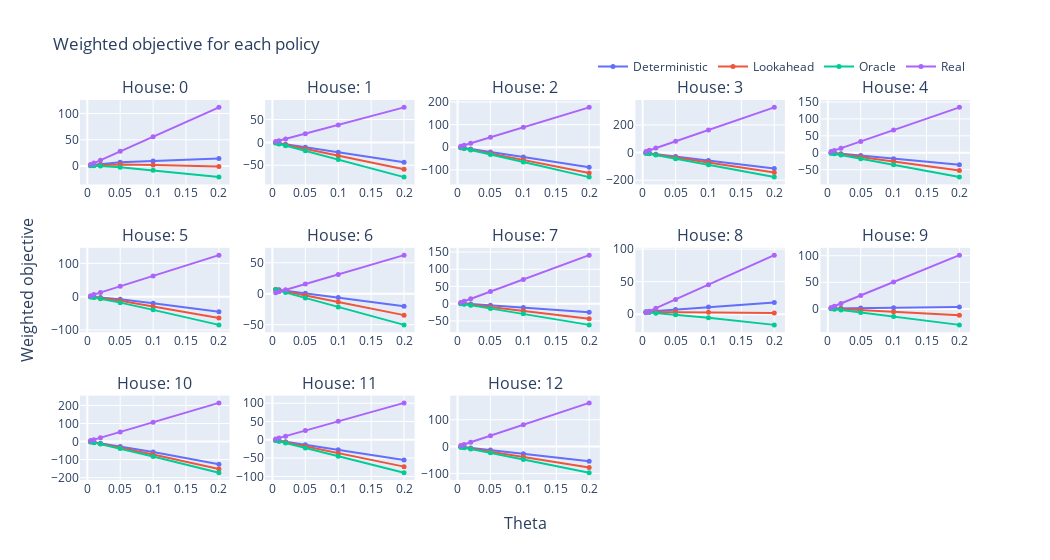

Here is the notebook cell this chart was saved with:
### Code cell
fig = make_subplots(rows=3, cols=5, subplot_titles=['House: {}'.format(i) for i in range(len(results_mean.instance.unique()))],
                    x_title="Theta", y_title="Weighted objective")

i=0
colors = px.colors.qualitative.Plotly
color_map = {p: colors[i] for i,p in enumerate(results_mean.policy.unique())}
for row in range(1,4):
    for col in range(1,6):
        
        if i > 12:
            continue
        
        data = results_mean[results_mean.instance==i].drop(columns=['instance'])
        
        for p in data.policy.unique():
            data2 = data[data.policy == p]
            
            fig.add_trace(
                go.Scatter(x=data2.theta, y=data2.objective, legendgroup=p, name=p, line_color=color_map[p], showlegend= not i, line_width=2, marker_size=5),
                row=row, col=col
            )

    
            #fig.update_yaxes(type="log")
        i += 1

fig.update_layout(height=800*0.7, width=1500*0.7, title_text="Weighted objective for each policy", )
fig.update_layout(legend=dict(
        orientation="h",
        yanchor="bottom",
        y=1.05,
        xanchor="right",
        x=1
    ))
fig.for_each_xaxis(lambda axis: axis.title.update(font=dict(size=12)))
fig.for_each_yaxis(lambda axis: axis.title.update(font=dict(size=12)))

fig.show()
fig.write_image("../Soportes documento/Graficas ppt/objective_thetas.png", scale=2, height = 700, width=1300)
fig.write_image("../Soportes documento/Graficas documento/objective_thetas.png", scale=2, height = 800*0.7, width=1500*0.7)

### Figure 1 — Plotly figure (JSON) as saved in the notebook; plotly's stock layout.template omitted (floating-point values rounded to 4 significant figures)
{"data": [{"legendgroup": "Deterministic", "line": {"color": "#636EFA", "width": 2}, "marker": {"size": 5}, "name": "Deterministic", "showlegend": true, "type": "scatter", "x": [0.005, 0.01, 0.02, 0.05, 0.1, 0.2], "xaxis": "x", "y": [1.407, 2.028, 3.242, 7.011, 9.776, 14.53], "yaxis": "y"}, {"legendgroup": "Lookahead", "line": {"color": "#EF553B", "width": 2}, "marker": {"size": 5}, "name": "Lookahead", "showlegend": true, "type": "scatter", "x": [0.005, 0.01, 0.02, 0.05, 0.1, 0.2], "xaxis": "x", "y": [1.13, 1.399, 2.059, 3.154, 1.919, -0.8692], "yaxis": "y"}, {"legendgroup": "Oracle", "line": {"color": "#00CC96", "width": 2}, "marker": {"size": 5}, "name": "Oracle", "showlegend": true, "type": "scatter", "x": [0.005, 0.01, 0.02, 0.05, 0.1, 0.2], "xaxis": "x", "y": [0.6284, 0.4683, 0.05341, -2.316, -8.168, -21.02], "yaxis": "y"}, {"legendgroup": "Real", "line": {"color": "#AB63FA", "width": 2}, "marker": {"size": 5}, "name": "Real", "showlegend": true, "type": "scatter", "x": [0.005, 0.01, 0.02, 0.05, 0.1, 0.2], "xaxis": "x", "y": [2.791, 5.583, 11.17, 27.91, 55.83, 111.7], "yaxis": "y"}, {"legendgroup": "Deterministic", "line": {"color": "#636EFA", "width": 2}, "marker": {"size": 5}, "name": "Deterministic", "showlegend": false, "type": "scatter", "x": [0.005, 0.01, 0.02, 0.05, 0.1, 0.2], "xaxis": "x2", "y": [-0.6036, -1.689, -3.859, -10.41, -21.29, -43.59], "yaxis": "y2"}, {"legendgroup": "Lookahead", "line": {"color": "#EF553B", "width": 2}, "marker": {"size": 5}, "name": "Lookahead", "showlegend": false, "type": "scatter", "x": [0.005, 0.01, 0.02, 0.05, 0.1, 0.2], "xaxis": "x2", "y": [-0.9604, -2.468, -5.417, -14.27, -28.99, -58.6], "yaxis": "y2"}, {"legendgroup": "Oracle", "line": {"color": "#00CC96", "width": 2}, "marker": {"size": 5}, "name": "Oracle", "showlegend": false, "type": "scatter", "x": [0.005, 0.01, 0.02, 0.05, 0.1, 0.2], "xaxis": "x2", "y": [-1.42, -3.322, -7.126, -18.54, -37.58, -75.97], "yaxis": "y2"}, {"legendgroup": "Real", "line": {"color": "#AB63FA", "width": 2}, "marker": {"size": 5}, "name": "Real", "showlegend": false, "type": "scatter", "x": [0.005, 0.01, 0.02, 0.05, 0.1, 0.2], "xaxis": "x2", "y": [1.919, 3.838, 7.677, 19.19, 38.38, 76.77], "yaxis": "y2"}, {"legendgroup": "Deterministic", "line": {"color": "#636EFA", "width": 2}, "marker": {"size": 5}, "name": "Deterministic", "showlegend": false, "type": "scatter", "x": [0.005, 0.01, 0.02, 0.05, 0.1, 0.2], "xaxis": "x3", "y": [-1.014, -3.148, -7.407, -20.58, -43.2, -88.5], "yaxis": "y3"}, {"legendgroup": "Lookahead", "line": {"color": "#EF553B", "width": 2}, "marker": {"size": 5}, "name": "Lookahead", "showlegend": false, "type": "scatter", "x": [0.005, 0.01, 0.02, 0.05, 0.1, 0.2], "xaxis": "x3", "y": [-1.639, -4.469, -10.05, -26.94, -55.55, -113.3], "yaxis": "y3"}, {"legendgroup": "Oracle", "line": {"color": "#00CC96", "width": 2}, "marker": {"size": 5}, "name": "Oracle", "showlegend": false, "type": "scatter", "x": [0.005, 0.01, 0.02, 0.05, 0.1, 0.2], "xaxis": "x3", "y": [-2.126, -5.368, -11.87, -31.55, -64.8, -131.8], "yaxis": "y3"}, {"legendgroup": "Real", "line": {"color": "#AB63FA", "width": 2}, "marker": {"size": 5}, "name": "Real", "showlegend": false, "type": "scatter", "x": [0.005, 0.01, 0.02, 0.05, 0.1, 0.2], "xaxis": "x3", "y": [4.408, 8.816, 17.63, 44.08, 88.16, 176.3], "yaxis": "y3"}, {"legendgroup": "Deterministic", "line": {"color": "#636EFA", "width": 2}, "marker": {"size": 5}, "name": "Deterministic", "showlegend": false, "type": "scatter", "x": [0.005, 0.01, 0.02, 0.05, 0.1, 0.2], "xaxis": "x4", "y": [-2.564, -5.448, -11.21, -28.56, -57.52, -115.5], "yaxis": "y4"}, {"legendgroup": "Lookahead", "line": {"color": "#EF553B", "width": 2}, "marker": {"size": 5}, "name": "Lookahead", "showlegend": false, "type": "scatter", "x": [0.005, 0.01, 0.02, 0.05, 0.1, 0.2], "xaxis": "x4", "y": [-3.241, -6.912, -14.14, -35.89, -72.15, -144.9], "yaxis": "y4"}, {"legendgroup": "Oracle", "line": {"color": "#00CC96", "width": 2}, "marker": {"size": 5}, "name": "Oracle", "showlegend": false, "type": "scatter", "x": [0.005, 0.01, 0.02, 0.05, 0.1, 0.2], "xaxis": "x4", "y": [-4.105, -8.528, -17.38, -43.98, -88.37, -177.5], "yaxis": "y4"}, {"legendgroup": "Real", "line": {"color": "#AB63FA", "width": 2}, "marker": {"size": 5}, "name": "Real", "showlegend": false, "type": "scatter", "x": [0.005, 0.01, 0.02, 0.05, 0.1, 0.2], "xaxis": "x4", "y": [8.202, 16.4, 32.81, 82.02, 164.0, 328.1], "yaxis": "y4"}, {"legendgroup": "Deterministic", "line": {"color": "#636EFA", "width": 2}, "marker": {"size": 5}, "name": "Deterministic", "showlegend": false, "type": "scatter", "x": [0.005, 0.01, 0.02, 0.05, 0.1, 0.2], "xaxis": "x5", "y": [-0.4225, -1.315, -3.104, -8.477, -17.43, -35.4], "yaxis": "y5"}, {"legendgroup": "Lookahead", "line": {"color": "#EF553B", "width": 2}, "marker": {"size": 5}, "name": "Lookahead", "showlegend": false, "type": "scatter", "x": [0.005, 0.01, 0.02, 0.05, 0.1, 0.2], "xaxis": "x5", "y": [-0.8151, -2.188, -4.847, -12.82, -26.11, -52.71], "yaxis": "y5"}, {"legendgroup": "Oracle", "line": {"color": "#00CC96", "width": 2}, "marker": {"size": 5}, "name": "Oracle", "showlegend": false, "type": "scatter", "x": [0.005, 0.01, 0.02, 0.05, 0.1, 0.2], "xaxis": "x5", "y": [-1.333, -3.138, -6.747, -17.58, -35.65, -71.98], "yaxis": "y5"}, {"legendgroup": "Real", "line": {"color": "#AB63FA", "width": 2}, "marker": {"size": 5}, "name": "Real", "showlegend": false, "type": "scatter", "x": [0.005, 0.01, 0.02, 0.05, 0.1, 0.2], "xaxis": "x5", "y": [3.351, 6.703, 13.41, 33.51, 67.03, 134.1], "yaxis": "y5"}, {"legendgroup": "Deterministic", "line": {"color": "#636EFA", "width": 2}, "marker": {"size": 5}, "name": "Deterministic", "showlegend": false, "type": "scatter", "x": [0.005, 0.01, 0.02, 0.05, 0.1, 0.2], "xaxis": "x6", "y": [-0.1938, -1.025, -2.646, -7.809, -19.69, -45.2], "yaxis": "y6"}, {"legendgroup": "Lookahead", "line": {"color": "#EF553B", "width": 2}, "marker": {"size": 5}, "name": "Lookahead", "showlegend": false, "type": "scatter", "x": [0.005, 0.01, 0.02, 0.05, 0.1, 0.2], "xaxis": "x6", "y": [-0.5655, -1.837, -4.31, -12.59, -29.41, -64.38], "yaxis": "y6"}, {"legendgroup": "Oracle", "line": {"color": "#00CC96", "width": 2}, "marker": {"size": 5}, "name": "Oracle", "showlegend": false, "type": "scatter", "x": [0.005, 0.01, 0.02, 0.05, 0.1, 0.2], "xaxis": "x6", "y": [-1.03, -2.708, -6.207, -17.93, -39.66, -84.72], "yaxis": "y6"}, {"legendgroup": "Real", "line": {"color": "#AB63FA", "width": 2}, "marker": {"size": 5}, "name": "Real", "showlegend": false, "type": "scatter", "x": [0.005, 0.01, 0.02, 0.05, 0.1, 0.2], "xaxis": "x6", "y": [3.118, 6.236, 12.47, 31.18, 62.36, 124.7], "yaxis": "y6"}, {"legendgroup": "Deterministic", "line": {"color": "#636EFA", "width": 2}, "marker": {"size": 5}, "name": "Deterministic", "showlegend": false, "type": "scatter", "x": [0.005, 0.01, 0.02, 0.05, 0.1, 0.2], "xaxis": "x7", "y": [7.005, 6.305, 4.923, 0.7193, -6.264, -20.36], "yaxis": "y7"}, {"legendgroup": "Lookahead", "line": {"color": "#EF553B", "width": 2}, "marker": {"size": 5}, "name": "Lookahead", "showlegend": false, "type": "scatter", "x": [0.005, 0.01, 0.02, 0.05, 0.1, 0.2], "xaxis": "x7", "y": [6.684, 5.59, 3.475, -2.869, -13.44, -34.59], "yaxis": "y7"}, {"legendgroup": "Oracle", "line": {"color": "#00CC96", "width": 2}, "marker": {"size": 5}, "name": "Oracle", "showlegend": false, "type": "scatter", "x": [0.005, 0.01, 0.02, 0.05, 0.1, 0.2], "xaxis": "x7", "y": [6.255, 4.804, 1.903, -6.8, -21.3, -50.31], "yaxis": "y7"}, {"legendgroup": "Real", "line": {"color": "#AB63FA", "width": 2}, "marker": {"size": 5}, "name": "Real", "showlegend": false, "type": "scatter", "x": [0.005, 0.01, 0.02, 0.05, 0.1, 0.2], "xaxis": "x7", "y": [1.559, 3.117, 6.235, 15.59, 31.17, 62.35], "yaxis": "y7"}, {"legendgroup": "Deterministic", "line": {"color": "#636EFA", "width": 2}, "marker": {"size": 5}, "name": "Deterministic", "showlegend": false, "type": "scatter", "x": [0.005, 0.01, 0.02, 0.05, 0.1, 0.2], "xaxis": "x8", "y": [1.188, 0.5537, -0.7279, -4.527, -11.16, -24.86], "yaxis": "y8"}, {"legendgroup": "Lookahead", "line": {"color": "#EF553B", "width": 2}, "marker": {"size": 5}, "name": "Lookahead", "showlegend": false, "type": "scatter", "x": [0.005, 0.01, 0.02, 0.05, 0.1, 0.2], "xaxis": "x8", "y": [0.7469, -0.4043, -2.632, -9.319, -20.7, -43.77], "yaxis": "y8"}, {"legendgroup": "Oracle", "line": {"color": "#00CC96", "width": 2}, "marker": {"size": 5}, "name": "Oracle", "showlegend": false, "type": "scatter", "x": [0.005, 0.01, 0.02, 0.05, 0.1, 0.2], "xaxis": "x8", "y": [0.2771, -1.271, -4.366, -13.68, -29.47, -61.45], "yaxis": "y8"}, {"legendgroup": "Real", "line": {"color": "#AB63FA", "width": 2}, "marker": {"size": 5}, "name": "Real", "showlegend": false, "type": "scatter", "x": [0.005, 0.01, 0.02, 0.05, 0.1, 0.2], "xaxis": "x8", "y": [3.529, 7.057, 14.11, 35.29, 70.57, 141.1], "yaxis": "y8"}, {"legendgroup": "Deterministic", "line": {"color": "#636EFA", "width": 2}, "marker": {"size": 5}, "name": "Deterministic", "showlegend": false, "type": "scatter", "x": [0.005, 0.01, 0.02, 0.05, 0.1, 0.2], "xaxis": "x9", "y": [3.598, 3.988, 4.801, 7.071, 11.03, 17.81], "yaxis": "y9"}, {"legendgroup": "Lookahead", "line": {"color": "#EF553B", "width": 2}, "marker": {"size": 5}, "name": "Lookahead", "showlegend": false, "type": "scatter", "x": [0.005, 0.01, 0.02, 0.05, 0.1, 0.2], "xaxis": "x9", "y": [3.258, 3.233, 3.258, 3.232, 2.919, 1.714], "yaxis": "y9"}, {"legendgroup": "Oracle", "line": {"color": "#00CC96", "width": 2}, "marker": {"size": 5}, "name": "Oracle", "showlegend": false, "type": "scatter", "x": [0.005, 0.01, 0.02, 0.05, 0.1, 0.2], "xaxis": "x9", "y": [2.809, 2.403, 1.582, -0.9568, -5.574, -16.43], "yaxis": "y9"}, {"legendgroup": "Real", "line": {"color": "#AB63FA", "width": 2}, "marker": {"size": 5}, "name": "Real", "showlegend": false, "type": "scatter", "x": [0.005, 0.01, 0.02, 0.05, 0.1, 0.2], "xaxis": "x9", "y": [2.269, 4.538, 9.077, 22.69, 45.38, 90.77], "yaxis": "y9"}, {"legendgroup": "Deterministic", "line": {"color": "#636EFA", "width": 2}, "marker": {"size": 5}, "name": "Deterministic", "showlegend": false, "type": "scatter", "x": [0.005, 0.01, 0.02, 0.05, 0.1, 0.2], "xaxis": "x10", "y": [0.9405, 1.016, 1.177, 1.588, 2.194, 3.366], "yaxis": "y10"}, {"legendgroup": "Lookahead", "line": {"color": "#EF553B", "width": 2}, "marker": {"size": 5}, "name": "Lookahead", "showlegend": false, "type": "scatter", "x": [0.005, 0.01, 0.02, 0.05, 0.1, 0.2], "xaxis": "x10", "y": [0.6014, 0.2554, -0.3464, -2.281, -5.572, -12.2], "yaxis": "y10"}, {"legendgroup": "Oracle", "line": {"color": "#00CC96", "width": 2}, "marker": {"size": 5}, "name": "Oracle", "showlegend": false, "type": "scatter", "x": [0.005, 0.01, 0.02, 0.05, 0.1, 0.2], "xaxis": "x10", "y": [0.1176, -0.6311, -2.143, -6.756, -14.52, -30.07], "yaxis": "y10"}, {"legendgroup": "Real", "line": {"color": "#AB63FA", "width": 2}, "marker": {"size": 5}, "name": "Real", "showlegend": false, "type": "scatter", "x": [0.005, 0.01, 0.02, 0.05, 0.1, 0.2], "xaxis": "x10", "y": [2.527, 5.053, 10.11, 25.27, 50.53, 101.1], "yaxis": "y10"}, {"legendgroup": "Deterministic", "line": {"color": "#636EFA", "width": 2}, "marker": {"size": 5}, "name": "Deterministic", "showlegend": false, "type": "scatter", "x": [0.005, 0.01, 0.02, 0.05, 0.1, 0.2], "xaxis": "x11", "y": [-0.6773, -3.668, -9.64, -27.18, -58.1, -125.5], "yaxis": "y11"}, {"legendgroup": "Lookahead", "line": {"color": "#EF553B", "width": 2}, "marker": {"size": 5}, "name": "Lookahead", "showlegend": false, "type": "scatter", "x": [0.005, 0.01, 0.02, 0.05, 0.1, 0.2], "xaxis": "x11", "y": [-1.254, -4.891, -12.2, -33.72, -70.96, -151.7], "yaxis": "y11"}, {"legendgroup": "Oracle", "line": {"color": "#00CC96", "width": 2}, "marker": {"size": 5}, "name": "Oracle", "showlegend": false, "type": "scatter", "x": [0.005, 0.01, 0.02, 0.05, 0.1, 0.2], "xaxis": "x11", "y": [-1.745, -5.818, -14.01, -38.88, -82.16, -172.1], "yaxis": "y11"}, {"legendgroup": "Real", "line": {"color": "#AB63FA", "width": 2}, "marker": {"size": 5}, "name": "Real", "showlegend": false, "type": "scatter", "x": [0.005, 0.01, 0.02, 0.05, 0.1, 0.2], "xaxis": "x11", "y": [5.356, 10.71, 21.42, 53.56, 107.1, 214.2], "yaxis": "y11"}, {"legendgroup": "Deterministic", "line": {"color": "#636EFA", "width": 2}, "marker": {"size": 5}, "name": "Deterministic", "showlegend": false, "type": "scatter", "x": [0.005, 0.01, 0.02, 0.05, 0.1, 0.2], "xaxis": "x12", "y": [-0.9584, -2.342, -5.108, -13.45, -27.33, -55.13], "yaxis": "y12"}, {"legendgroup": "Lookahead", "line": {"color": "#EF553B", "width": 2}, "marker": {"size": 5}, "name": "Lookahead", "showlegend": false, "type": "scatter", "x": [0.005, 0.01, 0.02, 0.05, 0.1, 0.2], "xaxis": "x12", "y": [-1.38, -3.259, -6.943, -17.99, -36.42, -73.27], "yaxis": "y12"}, {"legendgroup": "Oracle", "line": {"color": "#00CC96", "width": 2}, "marker": {"size": 5}, "name": "Oracle", "showlegend": false, "type": "scatter", "x": [0.005, 0.01, 0.02, 0.05, 0.1, 0.2], "xaxis": "x12", "y": [-1.826, -4.078, -8.58, -22.09, -44.61, -89.76], "yaxis": "y12"}, {"legendgroup": "Real", "line": {"color": "#AB63FA", "width": 2}, "marker": {"size": 5}, "name": "Real", "showlegend": false, "type": "scatter", "x": [0.005, 0.01, 0.02, 0.05, 0.1, 0.2], "xaxis": "x12", "y": [2.522, 5.045, 10.09, 25.22, 50.45, 100.9], "yaxis": "y12"}, {"legendgroup": "Deterministic", "line": {"color": "#636EFA", "width": 2}, "marker": {"size": 5}, "name": "Deterministic", "showlegend": false, "type": "scatter", "x": [0.005, 0.01, 0.02, 0.05, 0.1, 0.2], "xaxis": "x13", "y": [-0.9285, -2.224, -4.81, -12.61, -26.31, -54.32], "yaxis": "y13"}, {"legendgroup": "Lookahead", "line": {"color": "#EF553B", "width": 2}, "marker": {"size": 5}, "name": "Lookahead", "showlegend": false, "type": "scatter", "x": [0.005, 0.01, 0.02, 0.05, 0.1, 0.2], "xaxis": "x13", "y": [-1.505, -3.453, -7.282, -18.8, -38.27, -78.14], "yaxis": "y13"}, {"legendgroup": "Oracle", "line": {"color": "#00CC96", "width": 2}, "marker": {"size": 5}, "name": "Oracle", "showlegend": false, "type": "scatter", "x": [0.005, 0.01, 0.02, 0.05, 0.1, 0.2], "xaxis": "x13", "y": [-2.0, -4.368, -9.114, -23.4, -47.72, -97.12], "yaxis": "y13"}, {"legendgroup": "Real", "line": {"color": "#AB63FA", "width": 2}, "marker": {"size": 5}, "name": "Real", "showlegend": false, "type": "scatter", "x": [0.005, 0.01, 0.02, 0.05, 0.1, 0.2], "xaxis": "x13", "y": [4.069, 8.138, 16.28, 40.69, 81.38, 162.8], "yaxis": "y13"}], "layout": {"annotations": [{"font": {"size": 16}, "showarrow": false, "text": "House: 0", "x": 0.084, "xanchor": "center", "xref": "paper", "y": 1, "yanchor": "bottom", "yref": "paper"}, {"font": {"size": 16}, "showarrow": false, "text": "House: 1", "x": 0.292, "xanchor": "center", "xref": "paper", "y": 1, "yanchor": "bottom", "yref": "paper"}, {"font": {"size": 16}, "showarrow": false, "text": "House: 2", "x": 0.5, "xanchor": "center", "xref": "paper", "y": 1, "yanchor": "bottom", "yref": "paper"}, {"font": {"size": 16}, "showarrow": false, "text": "House: 3", "x": 0.708, "xanchor": "center", "xref": "paper", "y": 1, "yanchor": "bottom", "yref": "paper"}, {"font": {"size": 16}, "showarrow": false, "text": "House: 4", "x": 0.916, "xanchor": "center", "xref": "paper", "y": 1, "yanchor": "bottom", "yref": "paper"}, {"font": {"size": 16}, "showarrow": false, "text": "House: 5", "x": 0.084, "xanchor": "center", "xref": "paper", "y": 0.6111, "yanchor": "bottom", "yref": "paper"}, {"font": {"size": 16}, "showarrow": false, "text": "House: 6", "x": 0.292, "xanchor": "center", "xref": "paper", "y": 0.6111, "yanchor": "bottom", "yref": "paper"}, {"font": {"size": 16}, "showarrow": false, "text": "House: 7", "x": 0.5, "xanchor": "center", "xref": "paper", "y": 0.6111, "yanchor": "bottom", "yref": "paper"}, {"font": {"size": 16}, "showarrow": false, "text": "House: 8", "x": 0.708, "xanchor": "center", "xref": "paper", "y": 0.6111, "yanchor": "bottom", "yref": "paper"}, {"font": {"size": 16}, "showarrow": false, "text": "House: 9", "x": 0.916, "xanchor": "center", "xref": "paper", "y": 0.6111, "yanchor": "bottom", "yref": "paper"}, {"font": {"size": 16}, "showarrow": false, "text": "House: 10", "x": 0.084, "xanchor": "center", "xref": "paper", "y": 0.2222, "yanchor": "bottom", "yref": "paper"}, {"font": {"size": 16}, "showarrow": false, "text": "House: 11", "x": 0.292, "xanchor": "center", "xref": "paper", "y": 0.2222, "yanchor": "bottom", "yref": "paper"}, {"font": {"size": 16}, "showarrow": false, "text": "House: 12", "x": 0.5, "xanchor": "center", "xref": "paper", "y": 0.2222, "yanchor": "bottom", "yref": "paper"}, {"font": {"size": 16}, "showarrow": false, "text": "Theta", "x": 0.5, "xanchor": "center", "xref": "paper", "y": 0, "yanchor": "top", "yref": "paper", "yshift": -30}, {"font": {"size": 16}, "showarrow": false, "text": "Weighted objective", "textangle": -90, "x": 0, "xanchor": "right", "xref": "paper", "xshift": -40, "y": 0.5, "yanchor": "middle", "yref": "paper"}], "height": 560, "legend": {"orientation": "h", "x": 1, "xanchor": "right", "y": 1.05, "yanchor": "bottom"}, "title": {"text": "Weighted objective for each policy"}, "width": 1050, "xaxis": {"anchor": "y", "domain": [0, 0.168], "title": {"font": {"size": 12}}}, "xaxis10": {"anchor": "y10", "domain": [0.832, 1], "title": {"font": {"size": 12}}}, "xaxis11": {"anchor": "y11", "domain": [0, 0.168], "title": {"font": {"size": 12}}}, "xaxis12": {"anchor": "y12", "domain": [0.208, 0.376], "title": {"font": {"size": 12}}}, "xaxis13": {"anchor": "y13", "domain": [0.416, 0.584], "title": {"font": {"size": 12}}}, "xaxis14": {"anchor": "y14", "domain": [0.624, 0.792], "title": {"font": {"size": 12}}}, "xaxis15": {"anchor": "y15", "domain": [0.832, 1], "title": {"font": {"size": 12}}}, "xaxis2": {"anchor": "y2", "domain": [0.208, 0.376], "title": {"font": {"size": 12}}}, "xaxis3": {"anchor": "y3", "domain": [0.416, 0.584], "title": {"font": {"size": 12}}}, "xaxis4": {"anchor": "y4", "domain": [0.624, 0.792], "title": {"font": {"size": 12}}}, "xaxis5": {"anchor": "y5", "domain": [0.832, 1], "title": {"font": {"size": 12}}}, "xaxis6": {"anchor": "y6", "domain": [0, 0.168], "title": {"font": {"size": 12}}}, "xaxis7": {"anchor": "y7", "domain": [0.208, 0.376], "title": {"font": {"size": 12}}}, "xaxis8": {"anchor": "y8", "domain": [0.416, 0.584], "title": {"font": {"size": 12}}}, "xaxis9": {"anchor": "y9", "domain": [0.624, 0.792], "title": {"font": {"size": 12}}}, "yaxis": {"anchor": "x", "domain": [0.7778, 1], "title": {"font": {"size": 12}}}, "yaxis10": {"anchor": "x10", "domain": [0.3889, 0.6111], "title": {"font": {"size": 12}}}, "yaxis11": {"anchor": "x11", "domain": [0, 0.2222], "title": {"font": {"size": 12}}}, "yaxis12": {"anchor": "x12", "domain": [0, 0.2222], "title": {"font": {"size": 12}}}, "yaxis13": {"anchor": "x13", "domain": [0, 0.2222], "title": {"font": {"size": 12}}}, "yaxis14": {"anchor": "x14", "domain": [0, 0.2222], "title": {"font": {"size": 12}}}, "yaxis15": {"anchor": "x15", "domain": [0, 0.2222], "title": {"font": {"size": 12}}}, "yaxis2": {"anchor": "x2", "domain": [0.7778, 1], "title": {"font": {"size": 12}}}, "yaxis3": {"anchor": "x3", "domain": [0.7778, 1], "title": {"font": {"size": 12}}}, "yaxis4": {"anchor": "x4", "domain": [0.7778, 1], "title": {"font": {"size": 12}}}, "yaxis5": {"anchor": "x5", "domain": [0.7778, 1], "title": {"font": {"size": 12}}}, "yaxis6": {"anchor": "x6", "domain": [0.3889, 0.6111], "title": {"font": {"size": 12}}}, "yaxis7": {"anchor": "x7", "domain": [0.3889, 0.6111], "title": {"font": {"size": 12}}}, "yaxis8": {"anchor": "x8", "domain": [0.3889, 0.6111], "title": {"font": {"size": 12}}}, "yaxis9": {"anchor": "x9", "domain": [0.3889, 0.6111], "title": {"font": {"size": 12}}}}}
